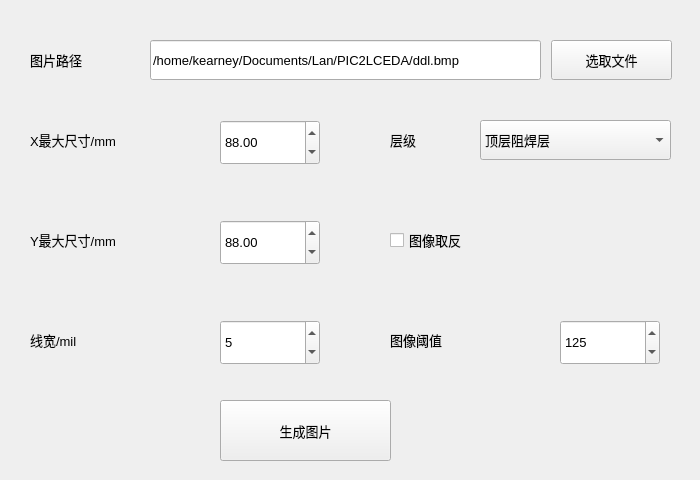
<?xml version="1.0" encoding="UTF-8"?>
<ui version="4.0">
 <class>ui</class>
 <widget class="QWidget" name="ui">
  <property name="windowModality">
   <enum>Qt::ApplicationModal</enum>
  </property>
  <property name="geometry">
   <rect>
    <x>0</x>
    <y>0</y>
    <width>700</width>
    <height>480</height>
   </rect>
  </property>
  <property name="sizePolicy">
   <sizepolicy hsizetype="Preferred" vsizetype="Preferred">
    <horstretch>0</horstretch>
    <verstretch>0</verstretch>
   </sizepolicy>
  </property>
  <property name="minimumSize">
   <size>
    <width>700</width>
    <height>480</height>
   </size>
  </property>
  <property name="maximumSize">
   <size>
    <width>700</width>
    <height>480</height>
   </size>
  </property>
  <property name="font">
   <font>
    <family>Arial</family>
    <pointsize>10</pointsize>
   </font>
  </property>
  <property name="windowTitle">
   <string>图片转LCEDA封装库生成器</string>
  </property>
  <widget class="QPushButton" name="btn_convert">
   <property name="geometry">
    <rect>
     <x>220</x>
     <y>400</y>
     <width>171</width>
     <height>61</height>
    </rect>
   </property>
   <property name="text">
    <string>生成图片</string>
   </property>
  </widget>
  <widget class="QCheckBox" name="invert_f">
   <property name="geometry">
    <rect>
     <x>390</x>
     <y>220</y>
     <width>181</width>
     <height>40</height>
    </rect>
   </property>
   <property name="text">
    <string>图像取反</string>
   </property>
  </widget>
  <widget class="QDoubleSpinBox" name="x_size">
   <property name="geometry">
    <rect>
     <x>220</x>
     <y>120</y>
     <width>100</width>
     <height>45</height>
    </rect>
   </property>
   <property name="minimum">
    <double>1.000000000000000</double>
   </property>
   <property name="maximum">
    <double>999.990000000000009</double>
   </property>
   <property name="value">
    <double>88.000000000000000</double>
   </property>
  </widget>
  <widget class="QLabel" name="label_2">
   <property name="geometry">
    <rect>
     <x>30</x>
     <y>120</y>
     <width>191</width>
     <height>40</height>
    </rect>
   </property>
   <property name="text">
    <string>X最大尺寸/mm</string>
   </property>
  </widget>
  <widget class="QLabel" name="label_3">
   <property name="geometry">
    <rect>
     <x>30</x>
     <y>220</y>
     <width>181</width>
     <height>40</height>
    </rect>
   </property>
   <property name="text">
    <string>Y最大尺寸/mm</string>
   </property>
  </widget>
  <widget class="QLabel" name="label_4">
   <property name="geometry">
    <rect>
     <x>30</x>
     <y>320</y>
     <width>131</width>
     <height>40</height>
    </rect>
   </property>
   <property name="text">
    <string>线宽/mil</string>
   </property>
  </widget>
  <widget class="QDoubleSpinBox" name="y_size">
   <property name="geometry">
    <rect>
     <x>220</x>
     <y>220</y>
     <width>100</width>
     <height>45</height>
    </rect>
   </property>
   <property name="minimum">
    <double>1.000000000000000</double>
   </property>
   <property name="maximum">
    <double>999.990000000000009</double>
   </property>
   <property name="value">
    <double>88.000000000000000</double>
   </property>
  </widget>
  <widget class="QSpinBox" name="width">
   <property name="geometry">
    <rect>
     <x>220</x>
     <y>320</y>
     <width>100</width>
     <height>45</height>
    </rect>
   </property>
   <property name="minimum">
    <number>1</number>
   </property>
   <property name="value">
    <number>5</number>
   </property>
  </widget>
  <widget class="QLabel" name="l_layer">
   <property name="geometry">
    <rect>
     <x>390</x>
     <y>120</y>
     <width>81</width>
     <height>40</height>
    </rect>
   </property>
   <property name="text">
    <string>层级</string>
   </property>
  </widget>
  <widget class="QSpinBox" name="threshold">
   <property name="geometry">
    <rect>
     <x>560</x>
     <y>320</y>
     <width>100</width>
     <height>45</height>
    </rect>
   </property>
   <property name="maximum">
    <number>255</number>
   </property>
   <property name="value">
    <number>125</number>
   </property>
  </widget>
  <widget class="QLabel" name="label_6">
   <property name="geometry">
    <rect>
     <x>390</x>
     <y>320</y>
     <width>151</width>
     <height>40</height>
    </rect>
   </property>
   <property name="text">
    <string>图像阈值</string>
   </property>
  </widget>
  <widget class="QComboBox" name="layer">
   <property name="geometry">
    <rect>
     <x>480</x>
     <y>120</y>
     <width>191</width>
     <height>40</height>
    </rect>
   </property>
   <property name="currentText">
    <string>顶层阻焊层</string>
   </property>
   <property name="currentIndex">
    <number>6</number>
   </property>
   <property name="maxVisibleItems">
    <number>11</number>
   </property>
   <property name="insertPolicy">
    <enum>QComboBox::NoInsert</enum>
   </property>
   <item>
    <property name="text">
     <string>顶层</string>
    </property>
   </item>
   <item>
    <property name="text">
     <string>底层</string>
    </property>
   </item>
   <item>
    <property name="text">
     <string>顶层丝印层</string>
    </property>
   </item>
   <item>
    <property name="text">
     <string>底层丝印层</string>
    </property>
   </item>
   <item>
    <property name="text">
     <string>顶层焊盘层</string>
    </property>
   </item>
   <item>
    <property name="text">
     <string>底层焊盘层</string>
    </property>
   </item>
   <item>
    <property name="text">
     <string>顶层阻焊层</string>
    </property>
   </item>
   <item>
    <property name="text">
     <string>底层阻焊层</string>
    </property>
   </item>
   <item>
    <property name="text">
     <string>边框层</string>
    </property>
   </item>
   <item>
    <property name="text">
     <string>文档层</string>
    </property>
   </item>
  </widget>
  <widget class="QToolButton" name="btn_getfile">
   <property name="geometry">
    <rect>
     <x>551</x>
     <y>40</y>
     <width>121</width>
     <height>40</height>
    </rect>
   </property>
   <property name="text">
    <string>选取文件</string>
   </property>
  </widget>
  <widget class="QLabel" name="label">
   <property name="geometry">
    <rect>
     <x>30</x>
     <y>40</y>
     <width>121</width>
     <height>40</height>
    </rect>
   </property>
   <property name="text">
    <string>图片路径</string>
   </property>
  </widget>
  <widget class="QLineEdit" name="sourcefullpath">
   <property name="geometry">
    <rect>
     <x>150</x>
     <y>40</y>
     <width>391</width>
     <height>40</height>
    </rect>
   </property>
   <property name="text">
    <string>/home/kearney/Documents/Lan/PIC2LCEDA/ddl.bmp</string>
   </property>
  </widget>
 </widget>
 <resources/>
 <connections/>
</ui>
